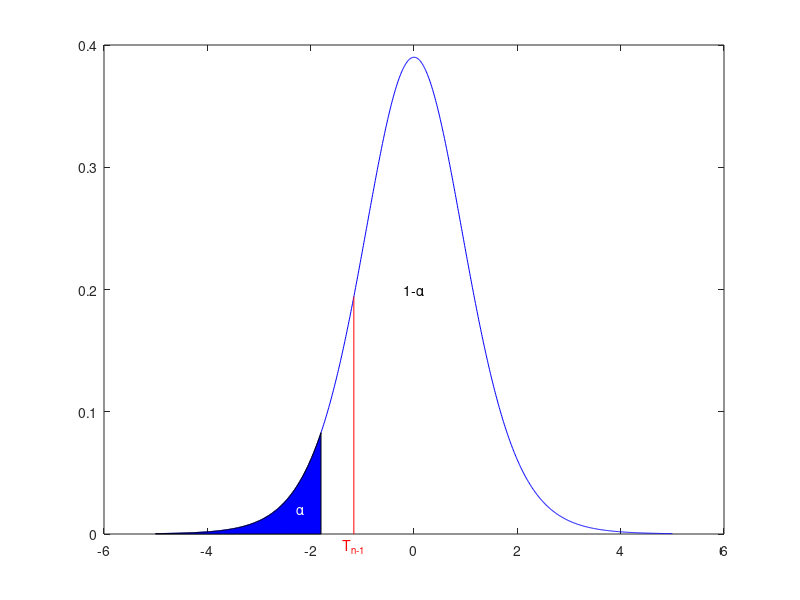

The MATLAB script that drew this image:
function esercizio3
    main;
end

function main
    settings;
    n=12;
    nu=n-1;
    xbar=42;
    s=11.9;
    mu=46;
    alpha=0.05;
    t_n=(xbar-mu)/(s/sqrt(n));
    t_alpha=tinv(alpha,nu);
    myPlot(t_n,nu,t_alpha);
    if(test(t_n,nu,t_alpha))
        fprintf("Questo dato suggerisce che un aspirapolvere consuma in media più o esattamente 46 chilowattora annui.\n"); %H_0
    else
        fprintf("Questo dato suggerisce che un aspirapolvere consuma in media meno di 46 chilowattora annui.\n"); %H_1
    end
end

function h=test(t_n,nu,t_alpha)
    f=@(x)tpdf(x,nu);
    p_value=integral(f,-inf,t_n);
    alpha=integral(f,-inf,t_alpha);
    h=(p_value>=alpha);
end

function myPlot(t_n,nu,t_alpha)
    x=-5:0.01:5;
    y=tpdf(x,nu);
    plot(x,y,"Color","blue");
    hold on;
    x=-5:0.01:t_alpha;
    y=tpdf(x,nu);
    area(x,y,"FaceColor","blue");
    line([t_n,t_n],[0,tpdf(t_n,nu)],"Color","red");
    text(t_n,-0.01,"T_n_-_1","Color","red","HorizontalAlignment","center");
    text(0,0.2,"1-α","Color","black","HorizontalAlignment","center");
    text(-2.2,0.02,"α","Color","white","HorizontalAlignment","center");
end

function settings
    clear;
    close all;
    commandwindow;
    clc;
end